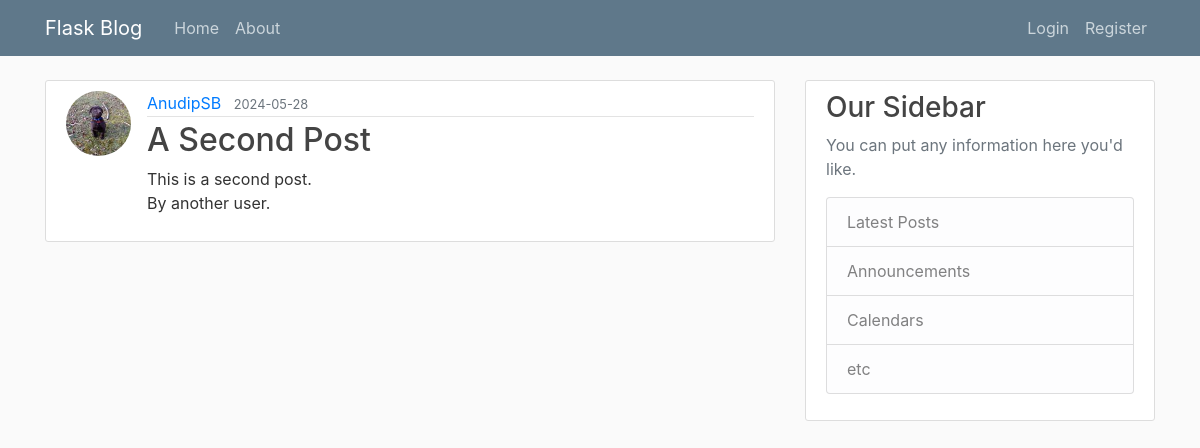
Screenshot of /post/2 with the database file from the repository.
### flaskblog/models.py (models this page shows, shortened)
class User(db.Model, UserMixin):
    id = db.Column(db.Integer, primary_key=True)
    username = db.Column(db.String(20), unique=True, nullable=False)
    email = db.Column(db.String(120), unique=True, nullable=False)
    image_file = db.Column(db.String(20), nullable=False, default='default.jpg')
    password = db.Column(db.String(60), nullable=False)
    posts = db.relationship('Post', backref='name', lazy=True)

class Post(db.Model):
    id = db.Column(db.Integer, primary_key=True)
    title = db.Column(db.String(100), nullable=False)
    date_posted = db.Column(db.DateTime, nullable=False, default=lambda: datetime.now(timezone.utc))
    content = db.Column(db.Text, nullable=False)
    user_id = db.Column(db.Integer, db.ForeignKey('user.id'), nullable=False)

### flaskblog/posts/routes.py (the view)
@posts.route("/post/<int:post_id>")
def post(post_id):
    post = Post.query.get_or_404(post_id)
    return render_template('post.html', title=post.title, post=post)

### flaskblog/templates/post.html (shortened to what this page needs)
{% extends "layout.html" %}
{% block content %}
    <article class="media content-section">
        <img class="rounded-circle article-img" src="{{url_for('static', filename='profile_pics/' + post.name.image_file)}}">
        <div class="media-body">
        <div class="article-metadata">
            <a class="mr-2" href="{{ url_for('users.user_posts',username=post.name.username) }}">{{ post.name.username }}</a>
            <small class="text-muted">{{ post.date_posted.strftime('%Y-%m-%d') }}</small>
        </div>
        <h2 class="article-title">{{ post.title }}</a></h2>
        <p class="article-content">{{ post.content }}</p>
        </div>
    </article>
{% endblock content %}

### flaskblog/static/main.css (style rules this page uses)
body { background: #fafafa; color: #333333; margin-top: 5rem; }
h1, h2, h3, h4, h5, h6 { color: #444444; }
.content-section { background: #ffffff; padding: 10px 20px; border: 1px solid #dddddd; border-radius: 3px; margin-bottom: 20px; }
.article-title { color: #444444; }
.article-content { white-space: pre-line; }
.article-img { height: 65px; width: 65px; margin-right: 16px; }
.article-metadata { padding-bottom: 1px; margin-bottom: 4px; border-bottom: 1px solid #e3e3e3 }

### rows the page displays
User: image_file (picture), name.username "AnudipSB"
Post: date_posted "2024-05-28", title "A Second Post", content "This is a second post. By another user."
